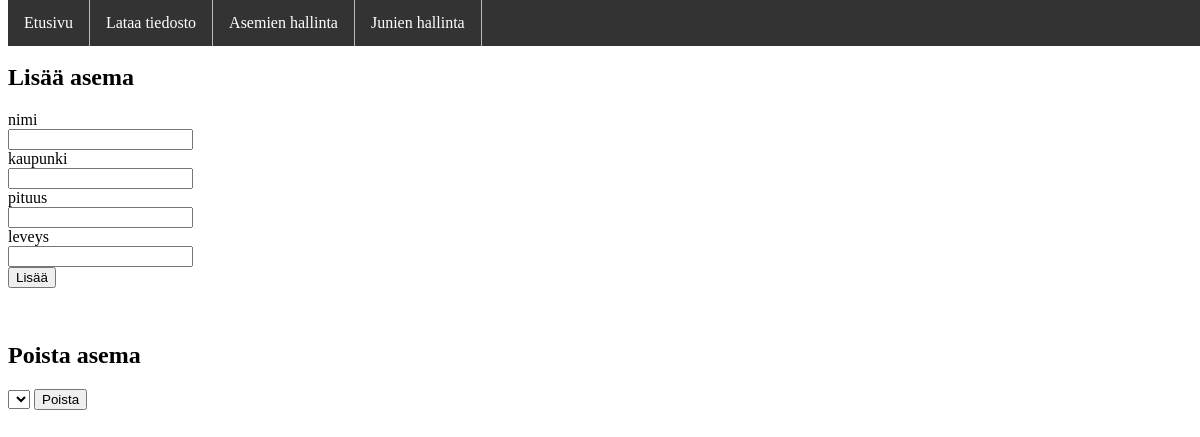
The page /junaApp/asema on the database as committed earlier.
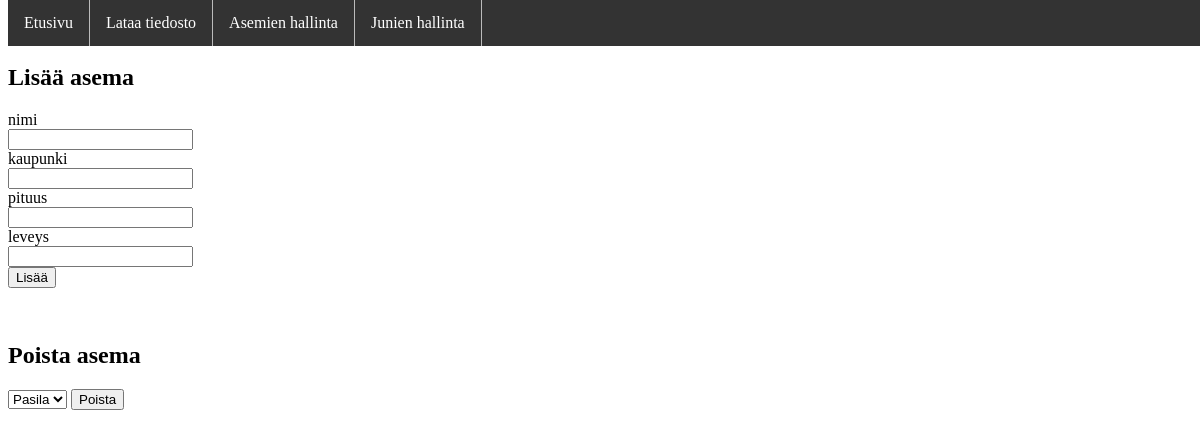
The same page on the database as committed later.
### junaApp/models.py (models this page shows)
class Asema(models.Model):
    nimi = models.CharField(max_length=30, primary_key=True)
    kaupunki = models.CharField(max_length=30)
    pituus = models.DecimalField(max_digits=12, decimal_places=8, blank=True)
    leveys = models.DecimalField(max_digits=12, decimal_places=8, blank=True)

### junaApp/views/asema_views.py (the view, shortened to what this page needs)
def asema(request):
    asemat = Asema.objects.raw('SELECT nimi FROM junaApp_Asema')
    return render(request, 'junaApp/asema.html', {'asemat' : [asema.nimi for asema in asemat]})

### junaApp/templates/junaApp/asema.html (shortened to what this page needs)
<!DOCTYPE html>
<html lang="en">
    <head>
    </head>
    <body>
        {% include "junaApp/navigation.html" %}
        <form class="form" action='{% url "asema" %}' method="post">
            <br><br>
            <h2>Lisää asema</h2>
            <span class="input-group-addon wide">nimi</span><br>
            <input type="text" name="nimi" value={{nimi}}><br>
            <span class="input-group-addon wide">kaupunki</span><br>
            <input type="text" name="kaupunki" value={{kaupunki}}><br>
            <span class="input-group-addon wide">pituus</span><br>
            <input type="text" name="pituus" value={{pituus}}><br>
            <span class="input-group-addon wide">leveys</span><br>
            <input type="text" name="leveys" value={{leveys}}><br>
            <button type="submit">Lisää</button>
        </form>
    <br>
    <form class="form" action='{% url "asema" %}' method="post">
        <h2>Poista asema</h2>
        <select name="asema" id="asema" class="form-control form-field">
            {% for asema in asemat %}
                <option value="{{ asema }}">{{ asema }}</option>
            {% endfor %}
        </select>
        <button type="submit">Poista</button>
    </form>
    </body>
</html>

Rows that differ between the two databases and show on the page:
added Asema: asema "Pasila"
